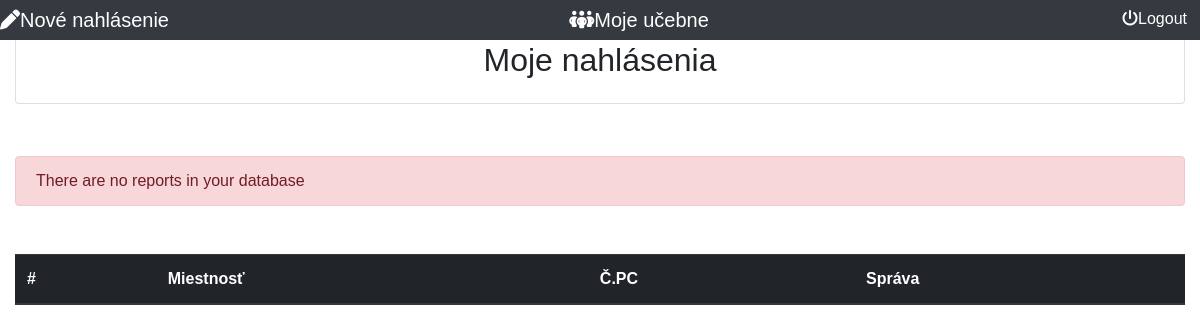
The app's page /frontend/reports.php (signed in), older data.
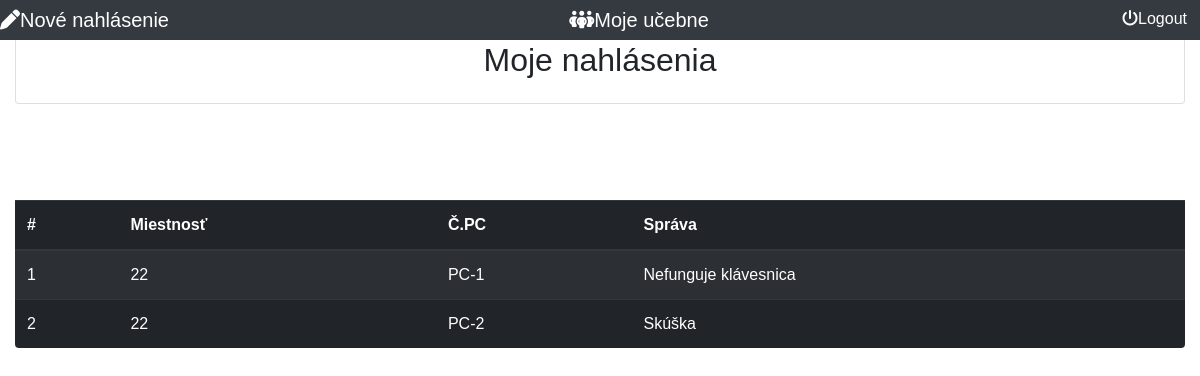
The same page, newer data.
### tables this page shows
CREATE TABLE `reports` (
  `id` int(11) NOT NULL,
  `message` varchar(500) DEFAULT NULL,
  `classroom_id` int(11) DEFAULT NULL,
  `user_id` int(11) DEFAULT NULL,
  `pcnumber` varchar(30) DEFAULT NULL,
  `report_status` int(11) DEFAULT 1
);

CREATE TABLE `classrooms` (
  `id` int(11) NOT NULL,
  `number` int(11) DEFAULT NULL
);

### frontend/reports.php (the view, shortened to what this page needs)
<?php
require '../config/config.php';
?>
<!DOCTYPE html>
<html>
  <head>
        <link rel="stylesheet" href="css.css">
        <link rel="stylesheet" href="https://cdn.jsdelivr.net/npm/bootstrap@4.0.0/dist/css/bootstrap.min.css">
  </head>
  <body class="container-fluid">
  <nav class="nav fixed-top navbar-dark bg-dark justify-content-between">
        <a class="navbar-brand mb-0 h1" href="reportform.php"><i class="fa-solid fa-pen"></i>Nové nahlásenie</a>
        <a class="navbar-brand mb-0 h1" href="classrooms.php"><i class="fa-solid fa-people-group"></i>Moje učebne</a>
        <a class="odhlasenie"href="../backend/logout.php"><button class="btn btn-dark" name="logout"><i class="fa-solid fa-power-off"></i>Logout</button></a>
   </nav>
   <div class="mt-4">
        <div class="card shadow p-3 mb-5 bg-body rounded">
            <div>
                <h2 class="text-center">Moje nahlásenia</h2>
            </div>
        </div>
        <div class="table-responsive">
        <table class="table table-dark table-striped table-hover mt-5 shadow p-3 mb-5 bg-body rounded">
            <thead class="thead-dark">
                <tr>
                    <th scope="col">#</th>
                    <th scope="col">Miestnosť</th>
                    <th scope="col">Č.PC</th>
                    <th scope="col">Správa</th>
                </tr>
            </thead>
            <tbody>
                <?php
                    $uid = $_SESSION['userid'];
                    $query = "SELECT classrooms.number, reports.pcnumber, reports.message FROM reports LEFT JOIN classrooms ON classrooms.id = reports.classroom_id WHERE reports.user_id = $uid";
                    $result = mysqli_query($conn, $query);
                    $cislo = 1;
                    if(mysqli_num_rows($result) > 0)
                    {
                        foreach($result as $data)
                        {
                            ?>
                            <tr>
                                <td><?= $cislo; ?></td>
                                <td><?= $data['number']; ?></td>
                                <td><?= $data['pcnumber']; ?></td>
                                <td><?= $data['message']; ?></td>
                            </tr>
                            <?php
                            $cislo = $cislo +1;
                        }
                    }
                    else
                    {
                        echo '<p class="alert alert-danger mt-1"> There are no reports in your database <p>';
                    }
                ?>
            </tbody>
        </table>
        </div>
    </div>
  </body>
</html>

### frontend/css.css (style rules this page uses)
* { margin: 0; padding: 0; box-sizing: border-box; outline: none; font-family: 'Titillium Web', sans-serif; }
.odhlasenie { color: white; text-decoration: none; }

Row changes from the older to the newer data that the page shows:
added reports: classroom.number "22", pcnumber "PC-1", message "Nefunguje klávesnica"
added reports: classroom.number "22", pcnumber "PC-2", message "Skúška"
Text that changed along with them:
text no longer shown: "There are no reports in your database"
